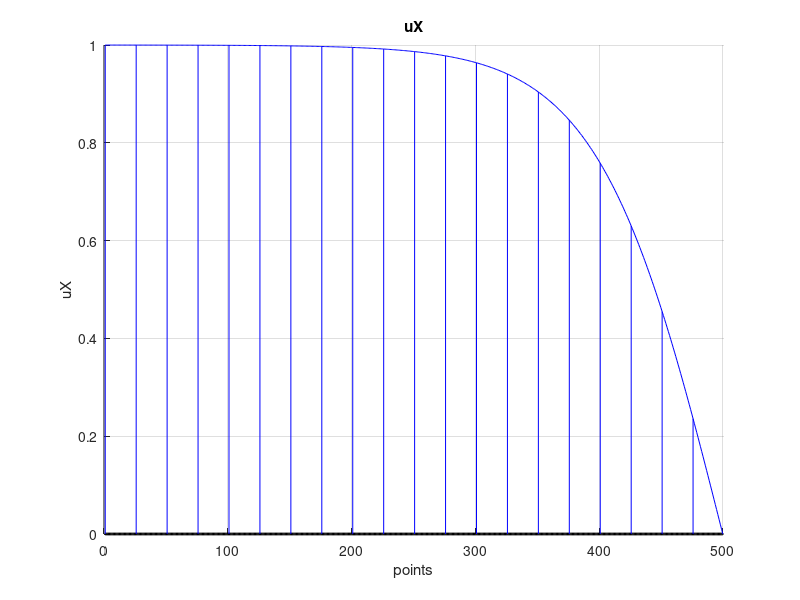
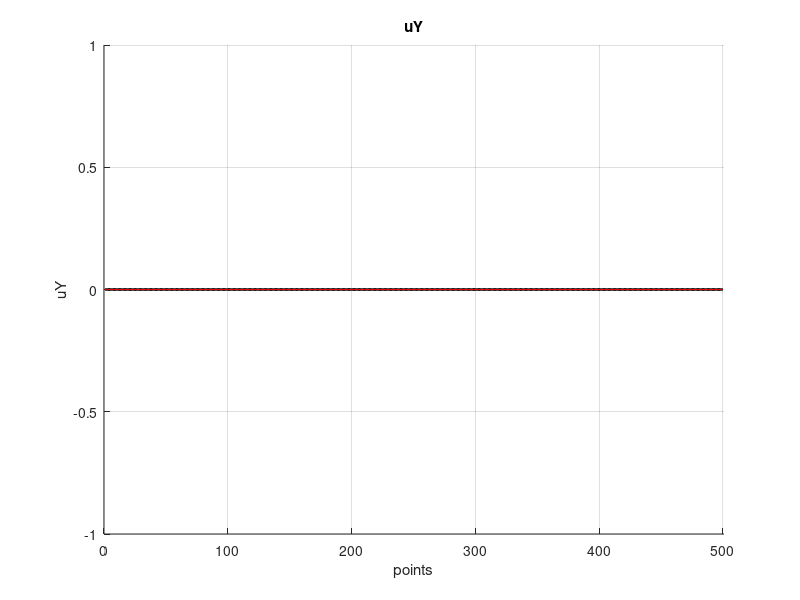
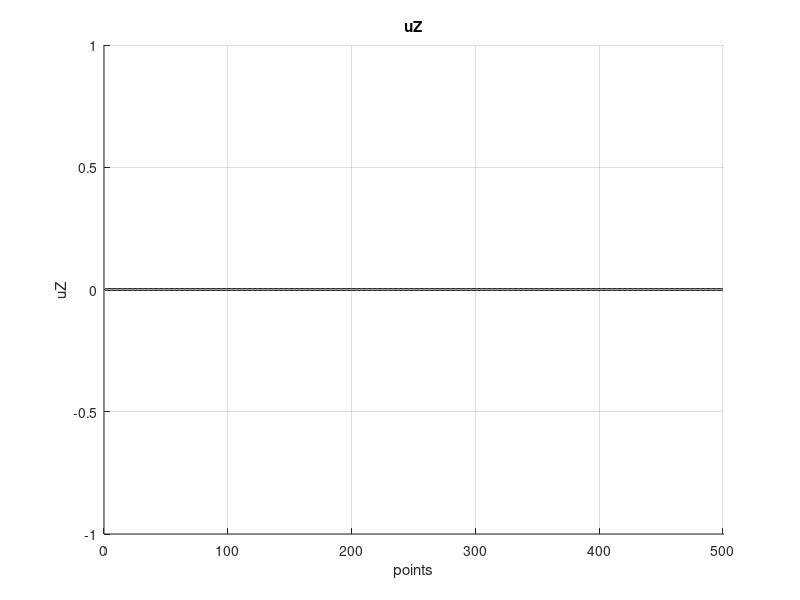

MATLAB code for these plots, in order:
clear
close all
clc
%
% Author: Jacopo Canton
% E-mail: jacopo.canton@mail.polimi.it
% Last revision: 28/8/2013
%
%------------------------------------------------------------------------------
%
% Simple script to save to file the values of an analytical velocity profile.
% The file will then be loaded by the continuation program which is capable
% of linearly interpolating these values to the actual nodes of the mesh.
%
%------------------------------------------------------------------------------
% PARAMETERS
%


ru = 1;
S = 0.5;


tube   = 1 ; % 1=inner, 2=outer
caseId = 1 ; % 1=Jet  , 2=coaxJets

if ( caseId == 1)
   % tube = 1 ; side = 1
   side = 1; 
   xmin = -5.0;
   xmax = -5.0;
   ymin =  0.0;
   ymax =  1.0;
elseif ( caseId == 2 )
   if ( tube == 1 )
      side =  1;
      xmin = -5.0;
      xmax = -5.0;
      ymin =  0;
      ymax =  0.5;
   else
      side =  5;
      xmin = -5.0;
      xmax = -5.0;
      ymin =  0.6;
      ymax =  1;
   end
end

npoints = 500;

%------------------------------------------------------------------------------
% DEFINITION OF THE VELOCITY PROFILES
%
if ( tube == 1 )

   uMean1 = 1;

   b = 5;

   uX = @(x,y)  tanh( b * ( 1 - y/ymax ) ) * uMean1;
   
   uY = @(x,y)  0;
   
   uZ = @(x,y)  0;

else

   uMean1 = 1;

   uMean2 = ru*uMean1;

   b = 5;

   ymed = ( ymin + ymax ) / 2;

   uX = @(x,y)  tanh( b * ( 1 - ( y - ymed )./( (ymin-ymax)/2*(y<ymed) + (ymax-ymin)/2*(y>=ymed) ) ) ) * uMean2;
   
   uY = @(x,y)  0;
   
   uZ = @(x,y)  tanh( b * ( 1 - ( y - ymed )./( (ymin-ymax)/2*(y<ymed) + (ymax-ymin)/2*(y>=ymed) ) ) ) *uMean2*S;

end

%------------------------------------------------------------------------------
% COMPUTATION OF THE POINT VALUES
%
xP = linspace(xmin,xmax,npoints)';
yP = linspace(ymin,ymax,npoints)';
zeroP = zeros(npoints,1);

uXp = uX(xP,yP);
uYp = uY(xP,yP);
uZp = uZ(xP,yP);

% if the user has specified a constant value, expand it
% in a constant vector of size 'npoints'
%
if ( size(uXp) == [1,1] )
   uXp = uXp * ones(npoints,1);
end
if ( size(uYp) == [1,1] )
   uYp = uYp * ones(npoints,1);
end
if ( size(uZp) == [1,1] )
   uZp = uZp * ones(npoints,1);
end

%------------------------------------------------------------------------------
% PLOT THE PROFILES
%
lin = 20;

% uX
figure(1)
hold on
grid on
plot(1:npoints,zeroP,'-k','lineWidth',2)
plot(1:npoints,uXp,'-b')
for i = 1:npoints/lin:npoints
   plot([i, i], [0, uXp(i)],'-b')
end
%plot([1 npoints],[.98*max(uXp) .98*max(uXp)],'-k')
%plot([1 npoints],[.99*max(uXp) .99*max(uXp)],'-k')
xlim([0 npoints+1])
xlabel('points')
ylabel('uX')
title('uX')

% uY
figure(2)
hold on
grid on
plot(1:npoints,zeroP,'-k','lineWidth',2)
plot(1:npoints,uYp,'-r')
for i = 1:npoints/lin:npoints
   plot([i, i], [0, uYp(i)],'-r')
end
xlim([0 npoints+1])
xlabel('points')
ylabel('uY')
title('uY')

% uZ
figure(3)
hold on
grid on
plot(1:npoints,zeroP,'-k','lineWidth',2)
plot(1:npoints,uZp,'-c')
for i = 1:npoints/lin:npoints
   plot([i, i], [0, uZp(i)],'-c')
end
xlim([0 npoints+1])
xlabel('points')
ylabel('uZ')
title('uZ')

%------------------------------------------------------------------------------
% PRINT TO FILE
%
fid=fopen(['side',num2str(side),'.dat'],'w');

fprintf(fid,'%d\n\n',npoints);
for i = 1:npoints
   fprintf(fid,'%.15f \t%.15f \t%.15f \t%.15f \t%.15f\n', uXp(i), uYp(i), uZp(i), xP(i), yP(i));
end

fclose(fid);
